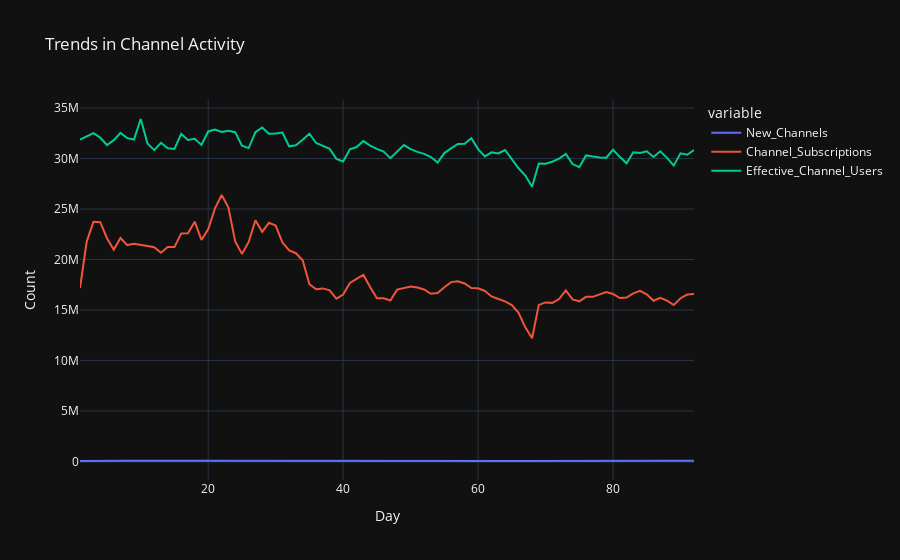

Notebook code cell kept with this figure:
### Markdown cell above
## 5) Trend Analysis for Channel-Related Metrics

I perform a trend analysis focused on channel-related metrics, creating line plots to visualize how these metrics change over time. The following three channel-related metrics are included in this analysis:

- 'New_Channels': The count of new channels created.
- 'Channel_Subscriptions': The count of channel subscriptions.
- 'Effective_Channel_Users': The count of effective channel users.

For each metric, I use the `px.line` function from the Plotly Express library to create separate line plots. The x-axis represents the 'Day' variable, indicating the timeline, while the y-axis displays the respective metric count.

- The title of the overall plot is set as 'Trends in Channel Activity.'
- I update the x-axis and y-axis labels to 'Day' and 'Count,' respectively, to make the plots more informative.

These visualizations provide insights into how channel-related activity, including new channel creations, subscriptions, and effective channel users, evolves over time within the dataset.

### Code cell
# 5) Trend Analysis for Channel-Related Metrics
# Create line plots for New Channels, Channel Subscriptions, and Effective Channel Users
fig5 = px.line(df, x='Day', y=['New_Channels', 'Channel_Subscriptions', 'Effective_Channel_Users'],
               title='Trends in Channel Activity')
fig5.update_xaxes(title_text='Day')
fig5.update_yaxes(title_text='Count')
fig5.update_layout(template=plotly_dark_template)

### Figure 1 — Plotly figure (JSON) as saved in the notebook; plotly's stock layout.template omitted (floating-point values rounded to 4 significant figures)
{"data": [{"hovertemplate": "variable=New_Channels<br>Day=%{x}<br>value=%{y}<extra></extra>", "legendgroup": "New_Channels", "line": {"color": "#636efa", "dash": "solid"}, "marker": {"symbol": "circle"}, "mode": "lines", "name": "New_Channels", "orientation": "v", "showlegend": true, "type": "scatter", "x": [1, 2, 3, 4, 5, 6, 7, 8, 9, 10, 11, 12, 13, 14, 15, 16, 17, 18, 19, 20, 21, 22, 23, 24, 25, 26, 27, 28, 29, 30, 31, 32, 33, 34, 35, 36, 37, 38, 39, 40, 41, 42, 43, 44, 45, 46, 47, 48, 49, 50, 51, 52, 53, 54, 55, 56, 57, 58, 59, 60, 61, 62, 63, 64, 65, 66, 67, 68, 69, 70, 71, 72, 73, 74, 75, 76, 77, 78, 79, 80, 81, 82, 83, 84, 85, 86, 87, 88, 89, 90, 91, 92], "xaxis": "x", "y": [53968, 66112, 66480, 67664, 68512, 69536, 66304, 68160, 68480, 61504, 66416, 65424, 64720, 69424, 72576, 71600, 72688, 74736, 73808, 75392, 76336, 74112, 74176, 70448, 65680, 69520, 72128, 73728, 72400, 68176, 69952, 64976, 65632, 68048, 66624, 66944, 65152, 61728, 57200, 61600, 66128, 65616, 64240, 65152, 62384, 58320, 60528, 63792, 65968, 65056, 64464, 64192, 61264, 61920, 62656, 65248, 63920, 63584, 62592, 60384, 60272, 57456, 58416, 57728, 55888, 52144, 46464, 43568, 57344, 61264, 63120, 62272, 65376, 60208, 60992, 60672, 60752, 64496, 65232, 64256, 61248, 58624, 64896, 62160, 62672, 61792, 58752, 57584, 59104, 60240, 62240, 60784], "yaxis": "y"}, {"hovertemplate": "variable=Channel_Subscriptions<br>Day=%{x}<br>value=%{y}<extra></extra>", "legendgroup": "Channel_Subscriptions", "line": {"color": "#EF553B", "dash": "solid"}, "marker": {"symbol": "circle"}, "mode": "lines", "name": "Channel_Subscriptions", "orientation": "v", "showlegend": true, "type": "scatter", "x": [1, 2, 3, 4, 5, 6, 7, 8, 9, 10, 11, 12, 13, 14, 15, 16, 17, 18, 19, 20, 21, 22, 23, 24, 25, 26, 27, 28, 29, 30, 31, 32, 33, 34, 35, 36, 37, 38, 39, 40, 41, 42, 43, 44, 45, 46, 47, 48, 49, 50, 51, 52, 53, 54, 55, 56, 57, 58, 59, 60, 61, 62, 63, 64, 65, 66, 67, 68, 69, 70, 71, 72, 73, 74, 75, 76, 77, 78, 79, 80, 81, 82, 83, 84, 85, 86, 87, 88, 89, 90, 91, 92], "xaxis": "x", "y": [17173888, 21804512, 23730528, 23700960, 22110848, 20966784, 22137280, 21430176, 21553184, 21477696, 21339328, 21220416, 20673088, 21230272, 21230464, 22583392, 22589728, 23743936, 21947040, 23000352, 25064928, 26391360, 25148416, 21800320, 20555872, 21737440, 23885440, 22738528, 23635424, 23364736, 21686208, 20902432, 20624544, 19929408, 17548480, 17058944, 17139168, 16949216, 16130752, 16528384, 17682560, 18072352, 18474272, 17280640, 16172960, 16159360, 15941632, 17017664, 17156192, 17332544, 17221376, 17030304, 16600768, 16674624, 17260896, 17761376, 17849216, 17631008, 17173056, 17142816, 16885728, 16342432, 16089504, 15858112, 15479072, 14722240, 13281792, 12194752, 15505536, 15751040, 15706016, 16084384, 16946272, 16053888, 15861248, 16301472, 16301312, 16576160, 16783744, 16592640, 16179872, 16232000, 16648672, 16906432, 16548256, 15914816, 16209728, 15930304, 15496032, 16167936, 16525408, 16572800], "yaxis": "y"}, {"hovertemplate": "variable=Effective_Channel_Users<br>Day=%{x}<br>value=%{y}<extra></extra>", "legendgroup": "Effective_Channel_Users", "line": {"color": "#00cc96", "dash": "solid"}, "marker": {"symbol": "circle"}, "mode": "lines", "name": "Effective_Channel_Users", "orientation": "v", "showlegend": true, "type": "scatter", "x": [1, 2, 3, 4, 5, 6, 7, 8, 9, 10, 11, 12, 13, 14, 15, 16, 17, 18, 19, 20, 21, 22, 23, 24, 25, 26, 27, 28, 29, 30, 31, 32, 33, 34, 35, 36, 37, 38, 39, 40, 41, 42, 43, 44, 45, 46, 47, 48, 49, 50, 51, 52, 53, 54, 55, 56, 57, 58, 59, 60, 61, 62, 63, 64, 65, 66, 67, 68, 69, 70, 71, 72, 73, 74, 75, 76, 77, 78, 79, 80, 81, 82, 83, 84, 85, 86, 87, 88, 89, 90, 91, 92], "xaxis": "x", "y": [31870000.0, 32200000.0, 32510000.0, 32080000.0, 31338800, 31820000.0, 32540000.0, 32020000.0, 31880000.0, 33920000.0, 31490000.0, 30830000.0, 31560000.0, 31022176, 30960000.0, 32440000.0, 31850000.0, 31950000.0, 31350000.0, 32680000.0, 32880000.0, 32630000.0, 32750000.0, 32611808, 31270000.0, 31030000.0, 32614224, 33080000.0, 32460000.0, 32490000.0, 32571824, 31210000.0, 31320000.0, 31864608, 32457952, 31540000.0, 31290000.0, 30960000.0, 29964768, 29710000.0, 30920000.0, 31140000.0, 31730000.0, 31280000.0, 30960000.0, 30690000.0, 30040000.0, 30730000.0, 31340000.0, 30930000.0, 30660000.0, 30470000.0, 30150000.0, 29610000.0, 30540000.0, 31010000.0, 31440000.0, 31450000.0, 32020000.0, 30940000.0, 30220000.0, 30622608, 30510000.0, 30850000.0, 29989840, 29040000.0, 28310000.0, 27200000.0, 29500000.0, 29490000.0, 29690000.0, 29990000.0, 30450000.0, 29460000.0, 29140000.0, 30310000.0, 30194448, 30100000.0, 30090000.0, 30870000.0, 30170000.0, 29530000.0, 30620000.0, 30550784, 30720000.0, 30148352, 30713552, 30068640, 29300000.0, 30512960, 30370000.0, 30844368], "yaxis": "y"}], "layout": {"legend": {"title": {"text": "variable"}, "tracegroupgap": 0}, "title": {"text": "Trends in Channel Activity"}, "xaxis": {"anchor": "y", "domain": [0, 1], "title": {"text": "Day"}}, "yaxis": {"anchor": "x", "domain": [0, 1], "title": {"text": "Count"}}}}
